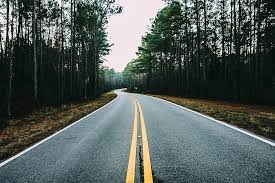
#> input picture Dataset Scraper/Dataset/Plain/100.jpg, 275 x 183 px, found by its file name; its folder holds 4 pictures in this run; the run also reads 2 pictures not shown here
$ jupyter execute --allow-errors EDA_Harsh.ipynb
#> lines starting #> are read from the running program, lines starting #| are printed output that depends on the picture; pictures that were not available may be replaced by others from this repository, and a replacement may not be noted
[cell 1]
import os
import cv2
import matplotlib.pyplot as plt
import numpy as np
import plotly.express as px
from PIL import Image
import seaborn as sns
import pandas as pd

[cell 2]
testdata_path = "/Users/harshkotadiya/CodeSpace/PROJECTS/EDA_DPL/My Dataset/test"
traindata_path = "/Users/harshkotadiya/CodeSpace/PROJECTS/EDA_DPL/My Dataset/train"
traindata_plain_path = "/Users/harshkotadiya/CodeSpace/PROJECTS/EDA_DPL/My Dataset/train/Plain"
traindata_pothole_path = "/Users/harshkotadiya/CodeSpace/PROJECTS/EDA_DPL/My Dataset/train/Pothole"

[cell 3]
img_path = [os.path.join(traindata_plain_path,filename) for filename in os.listdir(traindata_plain_path)] + \
    [os.path.join(traindata_pothole_path,filename) for filename in os.listdir(traindata_pothole_path)]

[cell 4]
img_class = ["Plain" if "plain" in path.lower() else "Pothole" if "pothole" in path.lower() else "Unknown" for path in img_path]

[cell 5]
data = {"path":img_path,"class":img_class}
df=pd.DataFrame(data)

[cell 6]
Plain_images = df[df['class'] == 'Plain'].tail(6)
fig, axes = plt.subplots(2, 3, figsize=(10, 6))
for i, (index, row) in enumerate(Plain_images.iterrows()):
    img = cv2.cvtColor(cv2.imread(row['path']), cv2.COLOR_BGR2RGB)
    ax = axes[i // 3, i % 3]  # Calculate the subplot position
    ax.imshow(img)
    ax.set_title(f"Image {i+1}")
    ax.axis("off")

plt.tight_layout()
plt.show()

[cell 7]
pothole_images = df[df['class'] == 'Pothole'].head(6)  # Adjust the number 6 as needed

# Create subplots for the selected images
fig, axes = plt.subplots(2, 3, figsize=(10, 6))  # 2 rows and 3 columns for 6 images

for i, (index, row) in enumerate(pothole_images.iterrows()):
    img = cv2.cvtColor(cv2.imread(row['path']), cv2.COLOR_BGR2RGB)
    ax = axes[i // 3, i % 3]  # Calculate the subplot position
    ax.imshow(img)
    ax.set_title(f"Image {i+1}")
    ax.axis("off")

plt.tight_layout()
plt.show()

[cell 8]
from PIL import Image
import numpy as np

paths1 = ["../Dataset/Agumented_Images_256/Plain/2.Utah-road-near-Arches-National-Parkaugmented1.jpg",
          "../Dataset/Agumented_Images_256/Plain/2.Utah-road-near-Arches-National-Parkaugmented2.jpg",
          "../Dataset/Agumented_Images_256/Plain/2.Utah-road-near-Arches-National-Parkaugmented3.jpg",
          "../Dataset/Agumented_Images_256/Plain/2.Utah-road-near-Arches-National-Parkaugmented4.jpg",
          "../Dataset/Agumented_Images_256/Plain/2.Utah-road-near-Arches-National-Parkaugmented5.jpg",]
paths2 = ["../Dataset/Agumented_Images_256/Pothole/363.pothole02augmented1.jpg",
          "../Dataset/Agumented_Images_256/Pothole/363.pothole02augmented2.jpg",
          "../Dataset/Agumented_Images_256/Pothole/363.pothole02augmented3.jpg",
          "../Dataset/Agumented_Images_256/Pothole/363.pothole02augmented4.jpg",
          "../Dataset/Agumented_Images_256/Pothole/363.pothole02augmented5.jpg"]

plt.figure(figsize=(10,4))
# plt.suptitle("Plain Images")
plt.subplot(2,5,1), plt.imshow(np.asarray(Image.open(paths1[0]))), plt.axis("off")
plt.subplot(2,5,2), plt.imshow(np.asarray(Image.open(paths1[1]))), plt.axis("off")
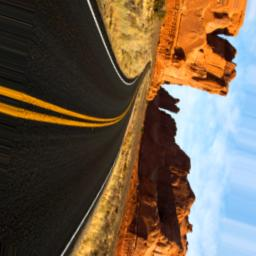
#> input picture Dataset/Agumented_Images_256/Plain/2.Utah-road-near-Arches-National-Parkaugmented2.jpg, 256 x 256 px
plt.subplot(2,5,3), plt.imshow(np.asarray(Image.open(paths1[2]))), plt.axis("off")
plt.subplot(2,5,4), plt.imshow(np.asarray(Image.open(paths1[3]))), plt.axis("off")
#> (the rest of this cell did not finish here and is left out)

[cell 9]
class_counts = df['class'].value_counts()
ax = class_counts.plot(kind='bar')
plt.title('Image Counts')
plt.xlabel('Class')
plt.ylabel('Count')
plt.xticks(rotation=0)
for i, count in enumerate(class_counts):
    ax.annotate(str(count), (i, count), ha='center', va='bottom')
#> this loop made 2 passes
#> count on passes 1 to 2: 4, 1
plt.show()

[cell 10]
import matplotlib.pyplot as plt
import seaborn as sns

# Set a custom color palette
custom_palette = sns.color_palette(['#d62728', '#1f77b4'])

# Data
classes = ['Plain', 'Pothole']
frequencies = [365, 371]

# Creating bar chart with custom colors
plt.figure(figsize=(3.9, 3.9))
sns.barplot(x=classes, y=frequencies, palette=custom_palette)

# Adding labels and title
plt.xlabel('Class')
plt.ylabel('Count')

# Display the chart
plt.show()

[cell 11]
def avg_intensities(image_path):
    image = cv2.imread(image_path)
#> image is the input picture: shape (183, 275, 3); mean B, G, R 89.9, 92.9, 83.4
    if image is not None:
        b_array, g_array, r_array = cv2.split(image)
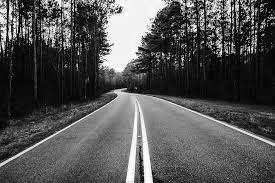
#> r_array: shape (183, 275); min 0, max 255, mean 83.4
        b = b_array.mean()
#> b = 89.87
        g = g_array.mean()
#> g = 92.94
        r = r_array.mean()
#> r = 83.42
        return b, g, r
    else:
        return np.nan,np.nan,np.nan

[cell 12]
df[['blue', 'green', 'red']] = df['path'].apply(lambda x: pd.Series(avg_intensities(x)))
#> in avg_intensities (call 2), `b_array, g_array, r_array = cv2.split(image)`:
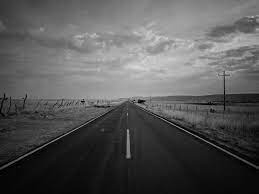
#> g_array: shape (194, 259); min 0, max 217, mean 87.2
#> in avg_intensities (call 2), `b = b_array.mean()`: b = 92.64
#> in avg_intensities (call 2), `g = g_array.mean()`: g = 87.16
#> in avg_intensities (call 2), `r = r_array.mean()`: r = 87.38
#> in avg_intensities (call 3), `b_array, g_array, r_array = cv2.split(image)`:
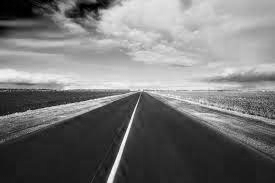
#> r_array: shape (183, 275); min 0, max 255, mean 119
#> in avg_intensities (call 3), `b = b_array.mean()`: b = 124.8
#> in avg_intensities (call 3), `g = g_array.mean()`: g = 123.3
#> in avg_intensities (call 3), `r = r_array.mean()`: r = 119
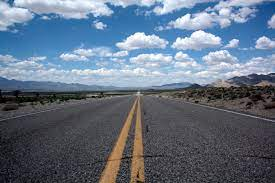
#> input picture Dataset Scraper/Dataset/Plain/16.jpg, 275 x 183 px, found by its file name
#> in avg_intensities, image is the input picture: shape (183, 275, 3); mean B, G, R 130.3, 113, 99
#> in avg_intensities (call 4), `b_array, g_array, r_array = cv2.split(image)`:
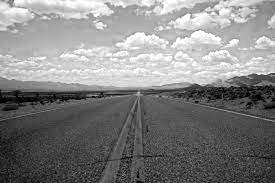
#> b_array: shape (183, 275); min 0, max 255, mean 130.3
#> in avg_intensities (call 4), `b_array, g_array, r_array = cv2.split(image)`:
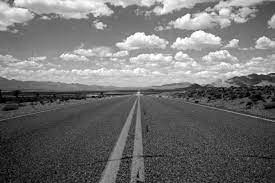
#> g_array: shape (183, 275); min 0, max 255, mean 113
#> in avg_intensities (call 4), `b_array, g_array, r_array = cv2.split(image)`:
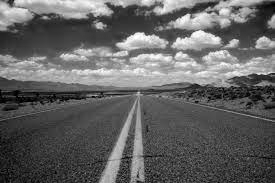
#> r_array: shape (183, 275); min 0, max 255, mean 99
#> in avg_intensities (call 4), `b = b_array.mean()`: b = 130.3
#> in avg_intensities (call 4), `g = g_array.mean()`: g = 113
#> in avg_intensities (call 4), `r = r_array.mean()`: r = 99.02

[cell 13]
df.isna().sum()

[cell 14]
# Print the rows where any column contains a null value
print(df[df.isna().any(axis=1)]['path'])

[cell 15]
df.dropna(inplace=True)#removing files which are not images .DS_store etc
df

[cell 16]
df.isna().sum()

[cell 17]
sns.displot(data=df, x="green", hue="class",multiple="dodge")
#> figure, not shown here; tallest bar 1 high, from x = 91.68 to 96.2; tallest bar 2 high, from x = 87.16 to 91.68

[cell 18]
sns.displot(data=df, x="blue", hue="class",multiple="dodge")
#> figure, not shown here; tallest bar 1 high, from x = 94.92 to 99.98

[cell 19]
sns.displot(data=df, x="blue", hue="class",kind="kde",fill=True)

[cell 20]
plain_data = df[df['class'] == 'Plain']
pothole_data = df[df['class'] == 'Pothole']

# Violin plot for RGB values comparison
plt.figure(figsize=(12, 6))
plt.subplot(1, 3, 1)
sns.violinplot(x='class', y='red', data=df)
plt.title('Red Channel')

plt.subplot(1, 3, 2)
sns.violinplot(x='class', y='green', data=df)
plt.title('Green Channel')

plt.subplot(1, 3, 3)
sns.violinplot(x='class', y='blue', data=df)
plt.title('Blue Channel')

plt.tight_layout()

# Bar plot for mean RGB values comparison
plt.figure(figsize=(10, 6))
plt.subplot(1, 3, 1)
sns.barplot(x='class', y='red', data=df, ci='sd')
plt.title('Red Channel')

plt.subplot(1, 3, 2)
sns.barplot(x='class', y='green', data=df, ci='sd')
plt.title('Green Channel')

plt.subplot(1, 3, 3)
sns.barplot(x='class', y='blue', data=df, ci='sd')
plt.title('Blue Channel')

plt.tight_layout()

# Histograms and distribution plots
plt.figure(figsize=(12, 6))
plt.subplot(1, 3, 1)
sns.histplot(data=plain_data, x='red', kde=True, label='Plain', color='blue')
sns.histplot(data=pothole_data, x='red', kde=True, label='Pothole', color='orange')
plt.legend()
plt.title('Red Channel Distribution')

plt.subplot(1, 3, 2)
sns.histplot(data=plain_data, x='green', kde=True, label='Plain', color='blue')
sns.histplot(data=pothole_data, x='green', kde=True, label='Pothole', color='orange')
plt.legend()
plt.title('Green Channel Distribution')

plt.subplot(1, 3, 3)
sns.histplot(data=plain_data, x='blue', kde=True, label='Plain', color='blue')
sns.histplot(data=pothole_data, x='blue', kde=True, label='Pothole', color='orange')
plt.legend()
plt.title('Blue Channel Distribution')

plt.tight_layout()

plt.show()
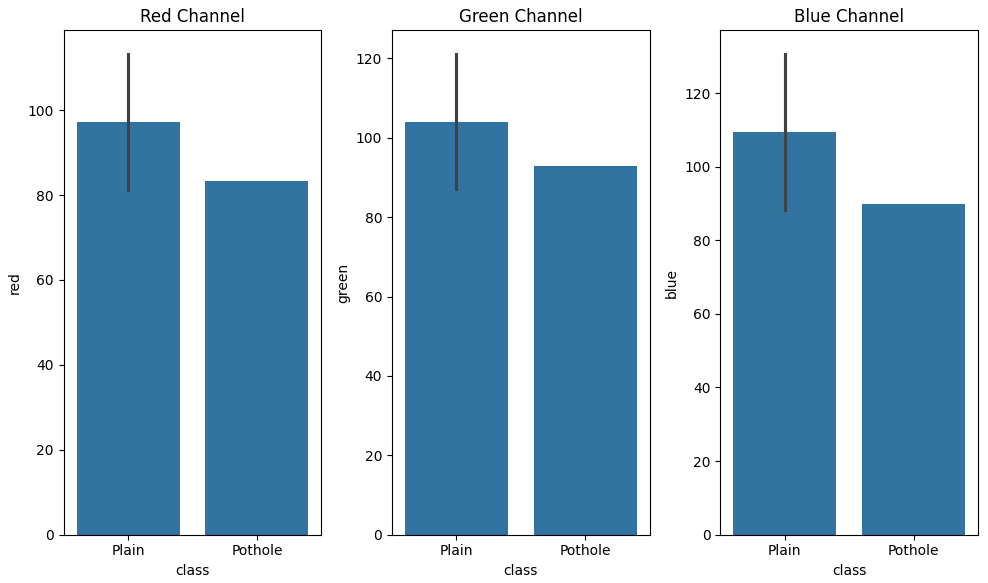
#> figure drawn by matplotlib, 3 panels
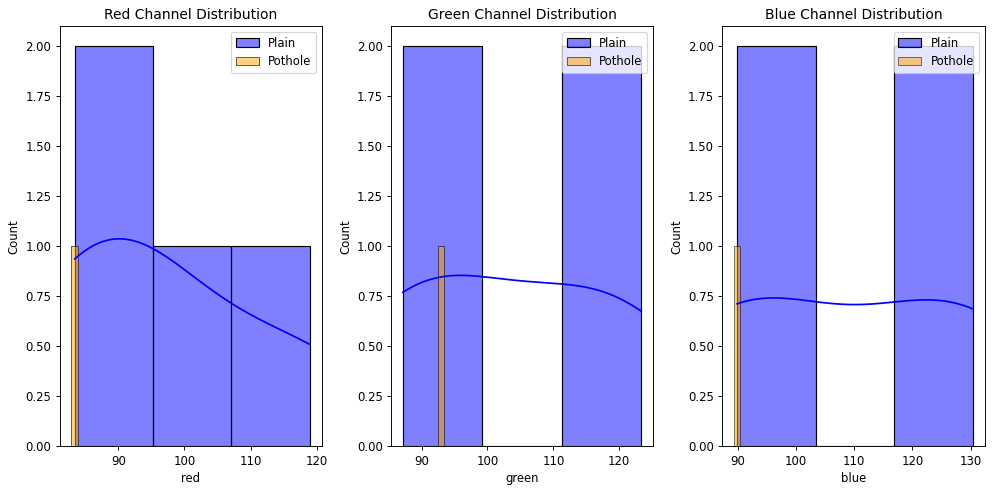
#> figure drawn by matplotlib, 3 panels; panel 1: tallest bar 2 high, from x = 83.42 to 95.27; panel 1: curve peaks at x = 90.21, y = 1.04; panel 2: curve peaks at x = 95.88, y = 0.855; panel 3: curve peaks at x = 96.17, y = 0.742
